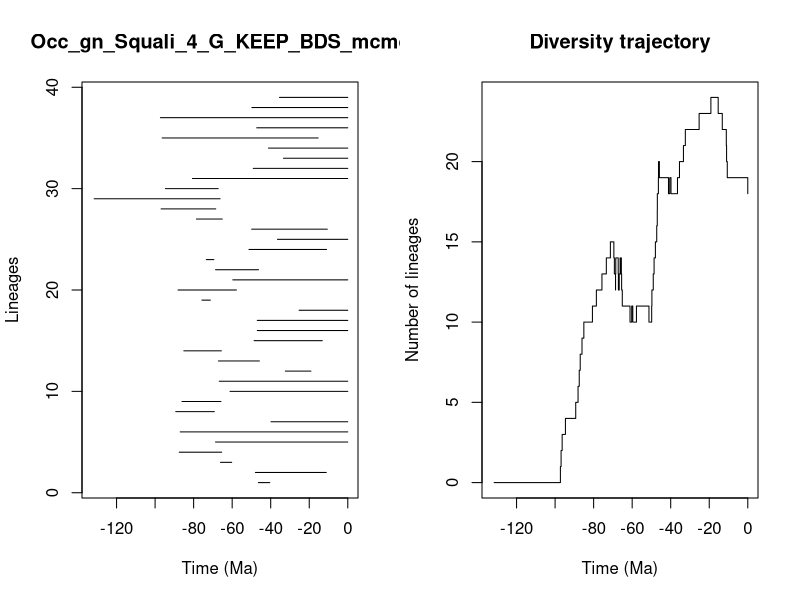

Write the R code that produced this figure.


pdf(file='../Results/Genus/5_MA_bins_EP_FT/pyrate_mcmc_logs/Occ_gn_Squali_4_G_KEEP_BDS_mcmc_LTT.pdf',width=0.6*20, height=0.6*10)
title = "Occ_gn_Squali_4_G_KEEP_BDS_mcmc"
ts=c(46.394702385412415, 47.949951437881936,66.04450270128358,87.47213210116865,68.63886359060929,86.96099148916198,39.85061292606513,89.29141984005058,86.0367100200749,61.11584276085383,66.71606174048993,32.40714163480534,67.14946456589576,85.08005217003193,48.62451292604796,46.93693545869008,46.971867985786666,25.248592945952883,75.6886849488188,88.08619421206859,59.673909702773116,68.61591961858484,73.40887521975762,51.28773083876084,36.48616786585194,49.868731336357726,78.5783431756775,96.88703352866604,131.6300306702237,94.63809684971912,80.62617140758945,49.05369159563791,33.39248077857185,41.14829354960635,96.3329103334419,47.25465233492238,97.24777728906484,49.76101003682116,35.45152738187314)
te=c(40.488556569678146, 11.143756261590987,60.2404148150722,65.46912721753999,0.0,0.0,0.0,69.23631473871346,65.8452852365142,0.0,0.0,19.147109938718074,45.88174610910269,65.61527011368374,13.234265204130446,0.0,0.0,0.0,71.30865151971254,57.77886846931687,0.0,46.33208569483591,69.5012081854371,11.001538826883495,0.0,10.640147909796704,65.13048223140215,68.51306736977315,66.25817314325076,67.24683813448782,0.0,0.0,0.0,0.0,15.35843541223913,0.0,0.0,0.0,0.0)
div_traj=c(0, 1,2,3,4,5,6,7,8,9,10,11,12,13,14,15,14,13,12,13,14,13,12,13,14,13,14,13,12,11,10,11,10,11,10,11,12,13,14,15,16,17,18,19,20,19,18,19,18,19,20,21,22,23,24,23,22,21,20,19,18)
time_events=c(131.6300306702237, 97.24777728906484,96.88703352866604,96.3329103334419,94.63809684971912,89.29141984005058,88.08619421206859,87.47213210116865,86.96099148916198,86.0367100200749,85.08005217003193,80.62617140758945,78.5783431756775,75.6886849488188,73.40887521975762,71.30865151971254,69.5012081854371,69.23631473871346,68.63886359060929,68.61591961858484,68.51306736977315,67.24683813448782,67.14946456589576,66.71606174048993,66.25817314325076,66.04450270128358,65.8452852365142,65.61527011368374,65.46912721753999,65.13048223140215,61.11584276085383,60.2404148150722,59.673909702773116,57.77886846931687,51.28773083876084,49.868731336357726,49.76101003682116,49.05369159563791,48.62451292604796,47.949951437881936,47.25465233492238,46.971867985786666,46.93693545869008,46.394702385412415,46.33208569483591,45.88174610910269,41.14829354960635,40.488556569678146,39.85061292606513,36.48616786585194,35.45152738187314,33.39248077857185,32.40714163480534,25.248592945952883,19.147109938718074,15.35843541223913,13.234265204130446,11.143756261590987,11.001538826883495,10.640147909796704,0.0)
                par(mfrow=c(1,2))
                L = length(ts)
                plot(ts, 1:L , xlim=c(-max(ts)-1,0), pch=20, type="n", main=title,xlab="Time (Ma)",ylab="Lineages")
                for (i in 1:L){segments(x0=-te[i],y0=i,x1=-ts[i],y1=i)}    
                t = -time_events
                plot(div_traj ~ t,type="s", main = "Diversity trajectory",xlab="Time (Ma)",ylab="Number of lineages",xlim=c(-max(ts)-1,0))
                abline(v=c(65,200,251,367,445),lty=2,col="gray")
                
